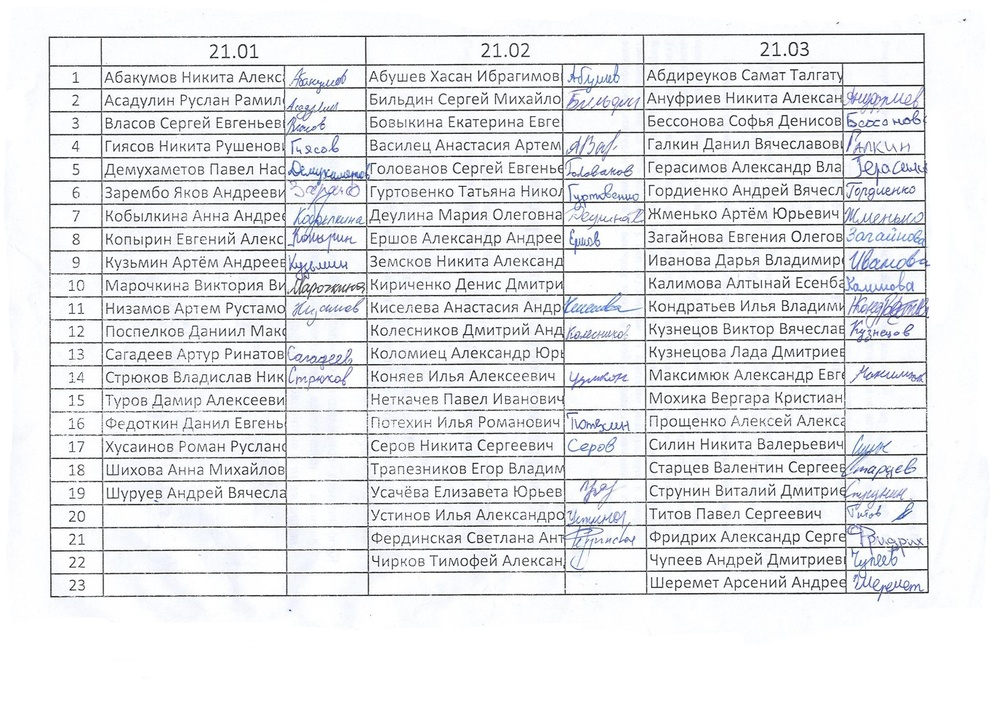
#> input picture Dataset my/Test15.jpg, 996 x 705 px, shrunk from 1370 x 970 before the run
$ python Find_table_n_times.py
#> lines starting #> are read from the running program, lines starting #| are printed output that depends on the picture; after the words box and inside, x2 and y2 are one past the last pixel; in counts of white or black regions, pixels touching at a corner belong together
import cv2
import numpy as np

def preprocess_image(image_path):
#> called with image_path = 'Dataset my/Test15.jpg'
    image = cv2.imread(image_path, cv2.IMREAD_COLOR)
#> image is the input picture: shape (705, 996, 3); mean B, G, R 232.9, 230.9, 229.9
    if image is None:
        raise FileNotFoundError(f"Не удается открыть файл: {image_path}")
    gray = cv2.cvtColor(image, cv2.COLOR_BGR2GRAY)
    return image, gray

def detect_table(gray, blur_ksize, threshold_type, block_size):
    blurred = cv2.GaussianBlur(gray, (blur_ksize, blur_ksize), 0)

    if threshold_type == 'adaptive':
        thresh = cv2.adaptiveThreshold(blurred, 255, cv2.ADAPTIVE_THRESH_GAUSSIAN_C, cv2.THRESH_BINARY_INV, block_size, 2)
    elif threshold_type == 'binary':
        _, thresh = cv2.threshold(blurred, block_size, 255, cv2.THRESH_BINARY_INV)

    kernel = cv2.getStructuringElement(cv2.MORPH_RECT, (15, 15))
    closed = cv2.morphologyEx(thresh, cv2.MORPH_CLOSE, kernel)

    contours, _ = cv2.findContours(closed, cv2.RETR_EXTERNAL, cv2.CHAIN_APPROX_SIMPLE)
    return contours

def extract_table(image, contours):
    if not contours:
        return None

    max_contour = max(contours, key=cv2.contourArea)
    epsilon = 0.02 * cv2.arcLength(max_contour, True)
    approx = cv2.approxPolyDP(max_contour, epsilon, True)

    if len(approx) == 4:
        pts = np.array([pt[0] for pt in approx], dtype='float32')
        rect = order_points(pts)
        (tl, tr, br, bl) = rect

        widthA = np.linalg.norm(br - bl)
        widthB = np.linalg.norm(tr - tl)
        maxWidth = max(int(widthA), int(widthB))

        heightA = np.linalg.norm(tr - br)
        heightB = np.linalg.norm(tl - bl)
        maxHeight = max(int(heightA), int(heightB))

        dst = np.array([
            [0, 0],
            [maxWidth - 1, 0],
            [maxWidth - 1, maxHeight - 1],
            [0, maxHeight - 1]], dtype="float32")

        M = cv2.getPerspectiveTransform(rect, dst)
        warped = cv2.warpPerspective(image, M, (maxWidth, maxHeight))

        return warped
    else:
        return None

def order_points(pts):
    rect = np.zeros((4, 2), dtype="float32")
    s = pts.sum(axis=1)
    rect[0] = pts[np.argmin(s)]
    rect[2] = pts[np.argmax(s)]

    diff = np.diff(pts, axis=1)
    rect[1] = pts[np.argmin(diff)]
    rect[3] = pts[np.argmax(diff)]

    return rect

def save_image(image, output_path):
    cv2.imwrite(output_path, image)

def main(image_path, output_path_base, iterations):
    try:
        image, gray = preprocess_image(image_path)
        blur_ksize_list = [5, 7, 9, 11, 13, 15, 17, 19, 21, 23]
        block_size_list = [11, 13, 15, 17, 19, 21, 23, 25, 27, 29]
        threshold_types = ['adaptive', 'binary']

        for iteration in range(1, iterations + 1):
            found = False
            for blur_ksize in blur_ksize_list:
                for block_size in block_size_list:
                    for threshold_type in threshold_types:
                        print(f"Итерация {iteration}: blur_ksize={blur_ksize}, threshold_type={threshold_type}, block_size={block_size}")
                        contours = detect_table(gray, blur_ksize, threshold_type, block_size)
                        table_image = extract_table(image, contours)

                        if table_image is not None:
                            output_path = f"{output_path_base}_iteration_{iteration}.jpg"
                            save_image(table_image, output_path)
                            print(f"Таблица успешно извлечена и сохранена в {output_path}")
                            # Обновление изображения для следующей итерации
                            image = table_image
                            gray = cv2.cvtColor(image, cv2.COLOR_BGR2GRAY)
                            found = True
                            break
                    if found:
                        break
                if found:
                    break
            if not found:
                print(f"Не удалось найти таблицу на изображении после {iteration} итераций")
                break
#> this loop made 4 passes
#> pass 1, in detect_table, `blurred = cv2.GaussianBlur(gray, (blur_ksize, blur_ksize), 0)`:
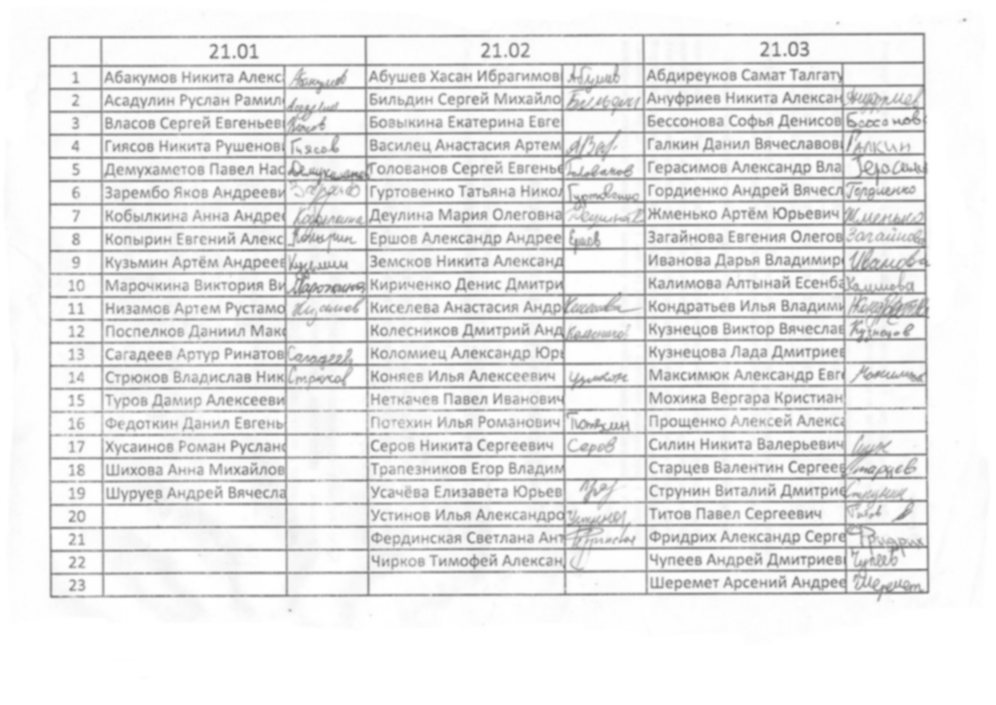
#> blurred: shape (705, 996); min 109, max 255, mean 230.9
#> pass 1, in detect_table, `thresh = cv2.adaptiveThreshold(blurred, 255, cv2.ADAPTIVE_THRESH_GAUSS..`:
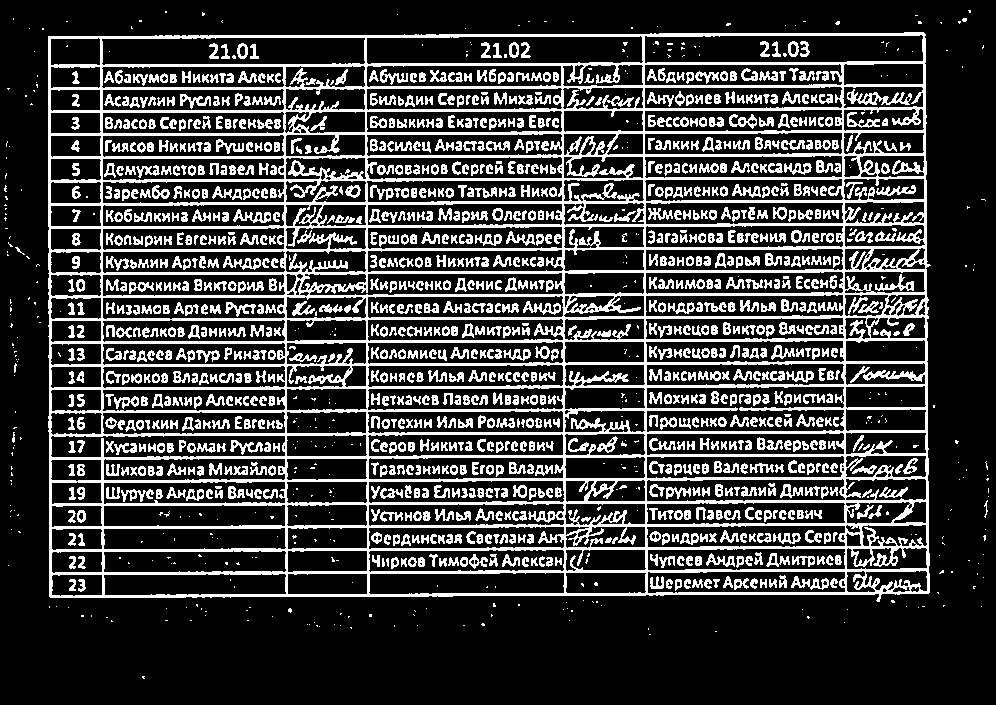
#> thresh: shape (705, 996); 23.8% white; 1552 white regions (418 under 20 px), largest, box (x1, y1, x2, y2) and area: (48, 32, 931, 602) 91886, (847, 89, 912, 105) 420, (523, 301, 561, 315) 233
#> pass 1, in detect_table, `closed = cv2.morphologyEx(thresh, cv2.MORPH_CLOSE, kernel)`:
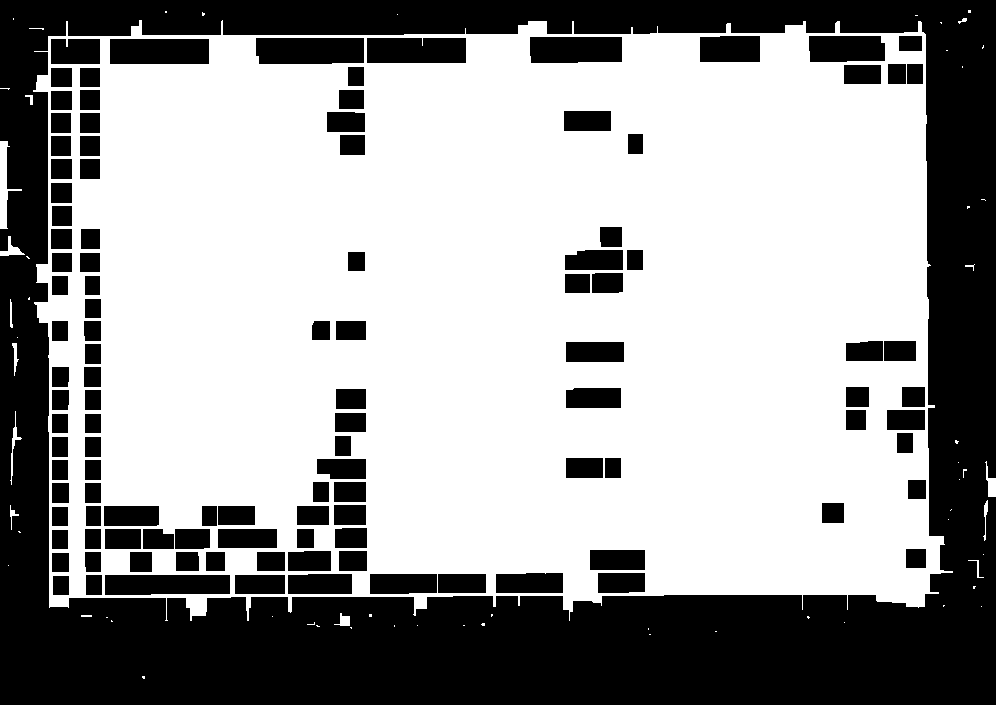
#> closed: shape (705, 996); 61.1% white; 113 black regions, largest, box (x1, y1, x2, y2) and area: (0, 0, 996, 705) 202074, (256, 38, 364, 64) 2752, (110, 39, 209, 64) 2475
#> pass 1, in extract_table, `warped = cv2.warpPerspective(image, M, (maxWidth, maxHeight))`:
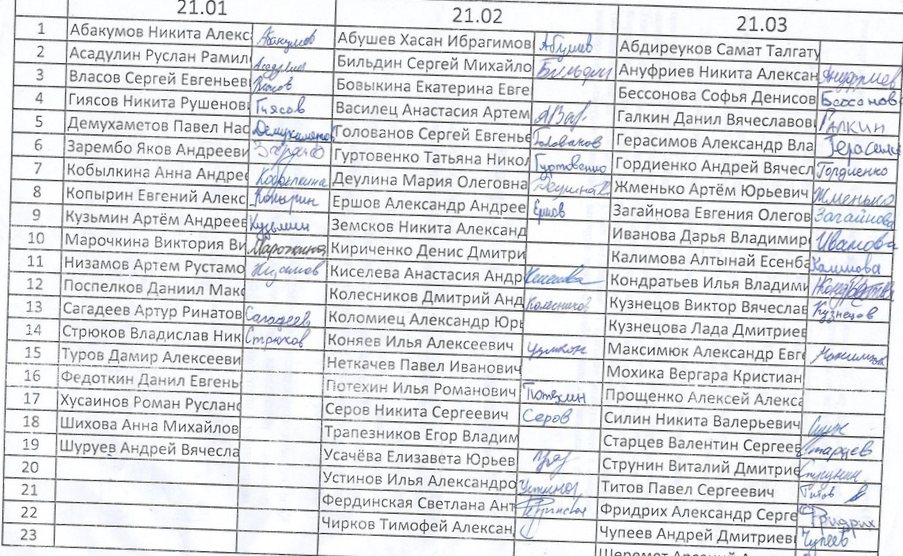
#> warped: shape (556, 903, 3); mean B, G, R 224.8, 222.2, 220.9
#> after the loop:
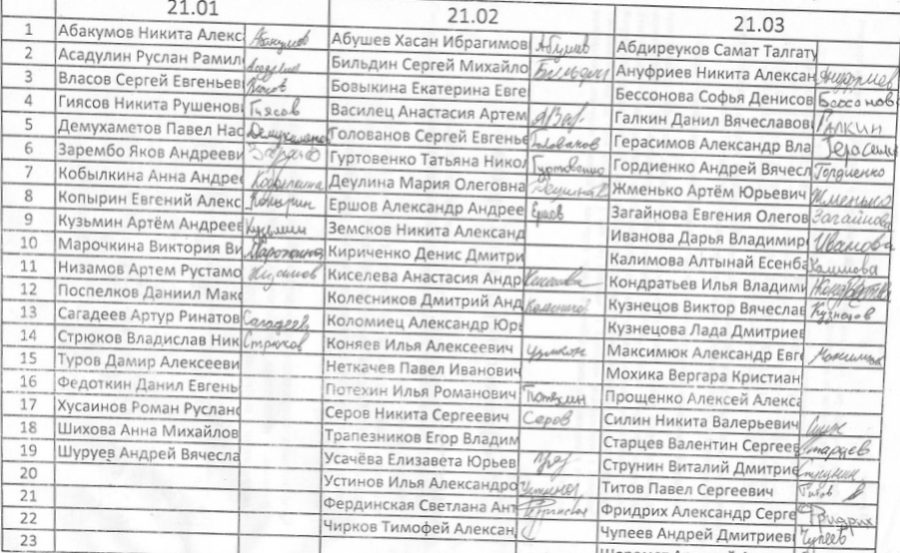
#> gray: shape (553, 900); min 69, max 255, mean 221.9
    except FileNotFoundError as e:
        print(e)

# Пример использования
tmp = ('Test15')
image_path = f'Dataset my/{tmp}.jpg'
output_path_base = f'signatures/{tmp}'
iterations = 4
main(image_path, output_path_base, iterations)

$ run again, with Dataset my/Test12.jpg copied over Dataset my/Test15.jpg
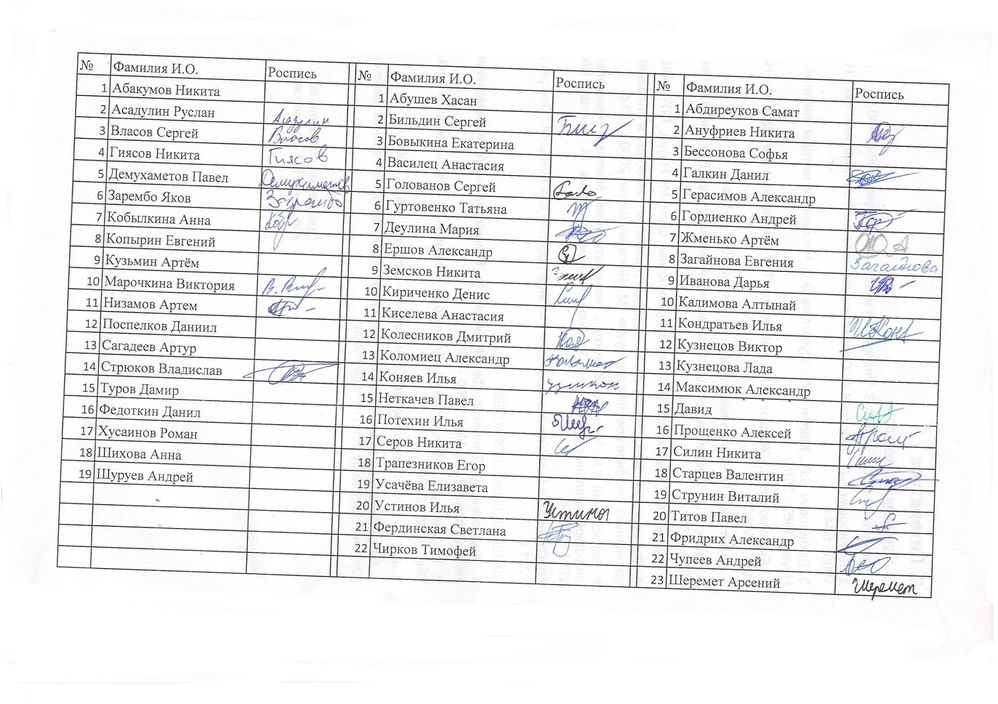
#> input picture Dataset my/Test12.jpg, 998 x 704 px, shrunk from 1373 x 969 before the run
#> in preprocess_image, image is the input picture: shape (704, 998, 3); mean B, G, R 236.6, 235.9, 236.3
#> the loop in main, `for iteration in range(1, iterations + 1):` made 4 passes
#> pass 1, in detect_table, `thresh = cv2.adaptiveThreshold(blurred, 255, cv2.ADAPTIVE_THRESH_GAUSS..`:
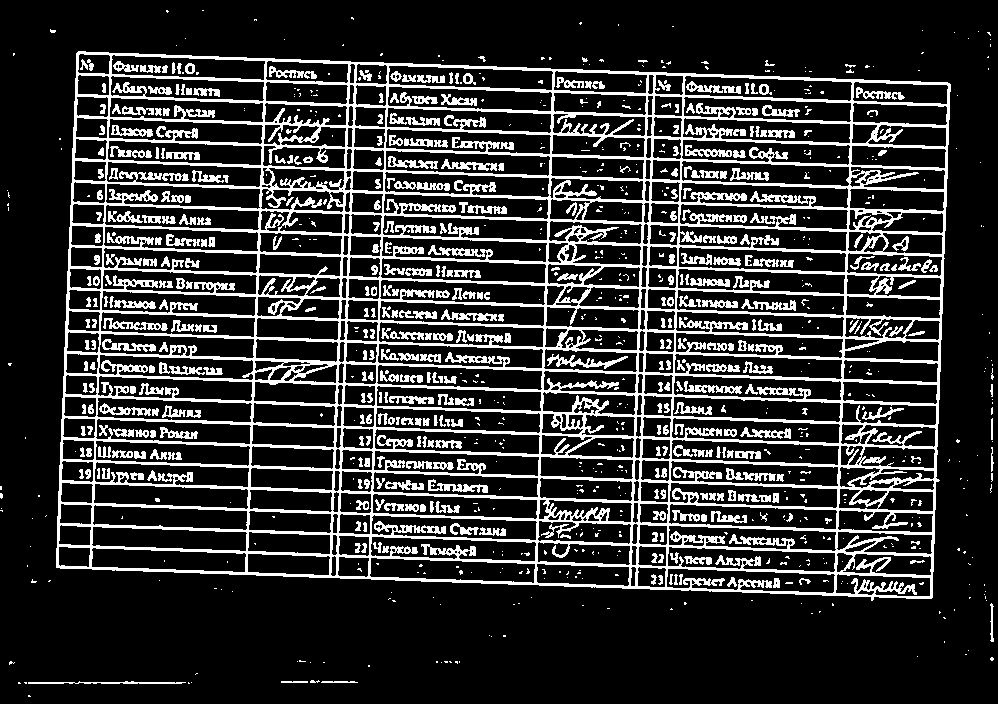
#> thresh: shape (704, 998); 19.6% white; 992 white regions (560 under 20 px), largest, box (x1, y1, x2, y2) and area: (56, 51, 951, 601) 102157, (547, 354, 628, 369) 399, (428, 479, 488, 493) 347
#> after the loop in main, `for iteration in range(1, iterations + 1):`:
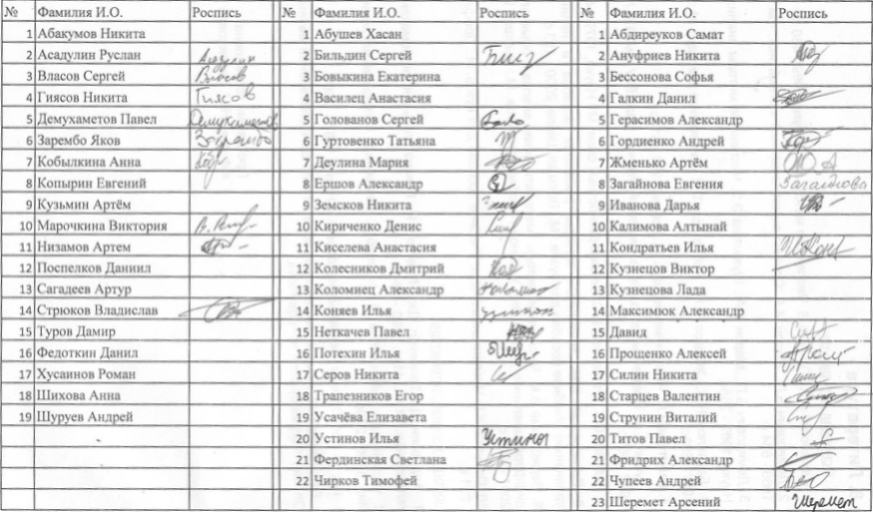
#> gray: shape (512, 873); min 52, max 255, mean 226.3

$ run again, with Dataset my/Test13.jpg copied over Dataset my/Test15.jpg
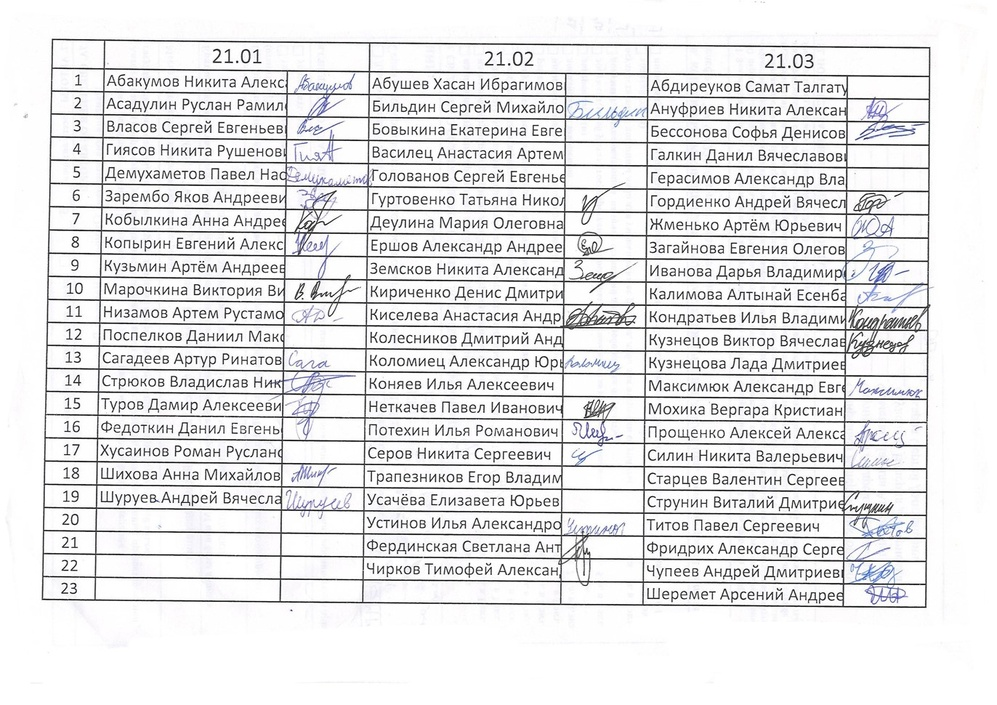
#> input picture Dataset my/Test13.jpg, 997 x 705 px, shrunk from 1372 x 970 before the run
#> in preprocess_image, image is the input picture: shape (705, 997, 3); mean B, G, R 228.5, 227.6, 227.6
#> the loop in main, `for iteration in range(1, iterations + 1):` made 4 passes
#> pass 1, in detect_table, `thresh = cv2.adaptiveThreshold(blurred, 255, cv2.ADAPTIVE_THRESH_GAUSS..`:
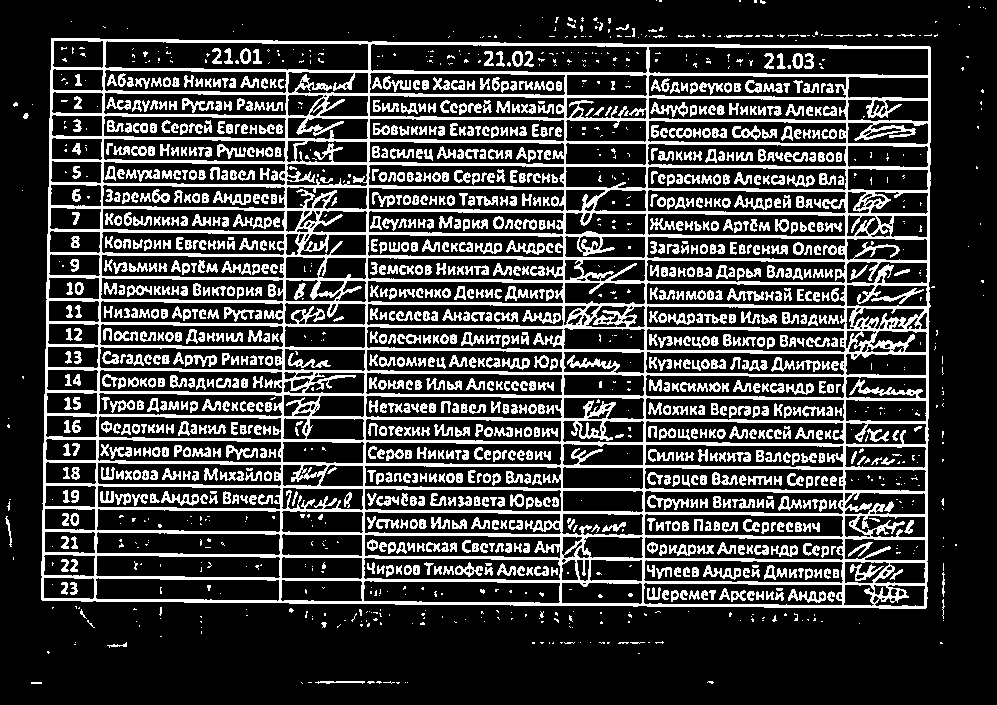
#> thresh: shape (705, 997); 24.1% white; 1679 white regions (614 under 20 px), largest, box (x1, y1, x2, y2) and area: (41, 38, 931, 609) 93195, (647, 495, 689, 510) 258, (788, 589, 826, 603) 244
#> after the loop in main, `for iteration in range(1, iterations + 1):`:
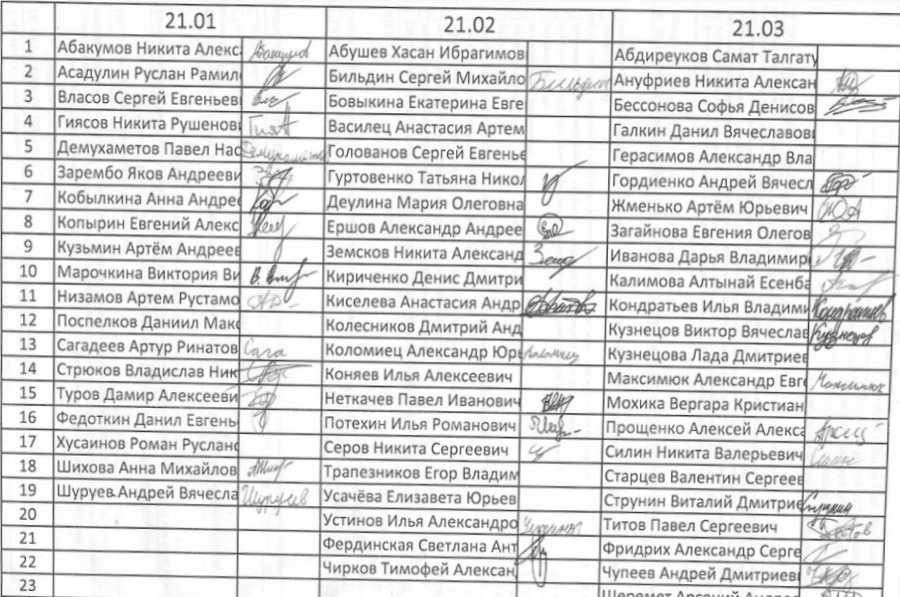
#> gray: shape (597, 900); min 46, max 255, mean 217.6
